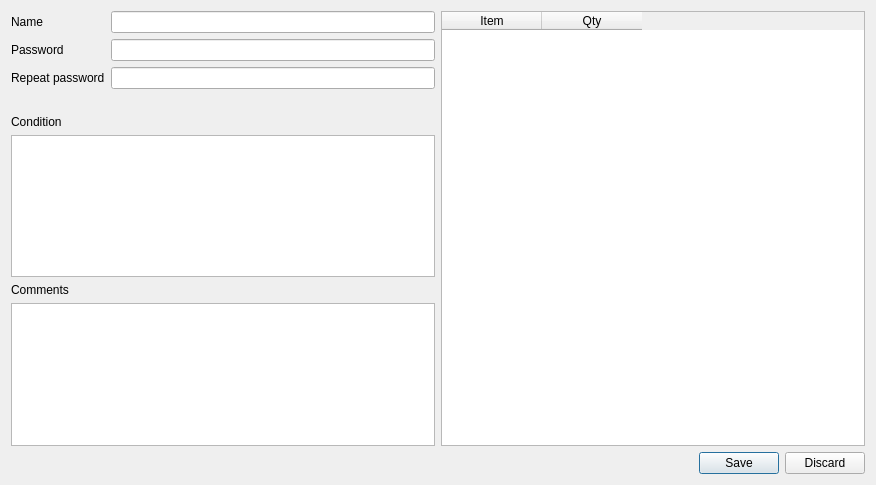
<?xml version="1.0" encoding="UTF-8"?>
<ui version="4.0">
 <class>Dialog</class>
 <widget class="QDialog" name="Dialog">
  <property name="enabled">
   <bool>true</bool>
  </property>
  <property name="geometry">
   <rect>
    <x>0</x>
    <y>0</y>
    <width>876</width>
    <height>485</height>
   </rect>
  </property>
  <property name="windowTitle">
   <string>Dialog</string>
  </property>
  <layout class="QVBoxLayout" name="verticalLayout">
   <item>
    <layout class="QHBoxLayout" name="horizontalLayout">
     <item>
      <layout class="QHBoxLayout" name="horizontalLayout_2">
       <item>
        <layout class="QVBoxLayout" name="verticalLayout_2">
         <item>
          <layout class="QFormLayout" name="formLayout">
           <item row="0" column="0">
            <widget class="QLabel" name="label_name">
             <property name="text">
              <string>Name</string>
             </property>
            </widget>
           </item>
           <item row="1" column="0">
            <widget class="QLabel" name="label_pass">
             <property name="text">
              <string>Password</string>
             </property>
            </widget>
           </item>
           <item row="2" column="0">
            <widget class="QLabel" name="label_repeat">
             <property name="text">
              <string>Repeat password</string>
             </property>
            </widget>
           </item>
           <item row="0" column="1">
            <widget class="QLineEdit" name="lineEdit_name">
             <property name="maxLength">
              <number>255</number>
             </property>
             <property name="dragEnabled">
              <bool>true</bool>
             </property>
            </widget>
           </item>
           <item row="3" column="1">
            <widget class="QLabel" name="pwdout">
             <property name="enabled">
              <bool>true</bool>
             </property>
             <property name="text">
              <string/>
             </property>
             <property name="wordWrap">
              <bool>false</bool>
             </property>
             <property name="textInteractionFlags">
              <set>Qt::NoTextInteraction</set>
             </property>
            </widget>
           </item>
           <item row="2" column="1">
            <widget class="QLineEdit" name="lineEdit_repeat">
             <property name="maxLength">
              <number>255</number>
             </property>
             <property name="clearButtonEnabled">
              <bool>false</bool>
             </property>
            </widget>
           </item>
           <item row="1" column="1">
            <widget class="QLineEdit" name="lineEdit_pass">
             <property name="maxLength">
              <number>255</number>
             </property>
            </widget>
           </item>
          </layout>
         </item>
         <item>
          <widget class="QLabel" name="label_condition">
           <property name="text">
            <string>Condition</string>
           </property>
          </widget>
         </item>
         <item>
          <widget class="QPlainTextEdit" name="box_condition">
           <property name="placeholderText">
            <string/>
           </property>
          </widget>
         </item>
         <item>
          <widget class="QLabel" name="label_comments">
           <property name="text">
            <string>Comments</string>
           </property>
          </widget>
         </item>
         <item>
          <widget class="QPlainTextEdit" name="box_comments"/>
         </item>
        </layout>
       </item>
       <item>
        <widget class="QTableWidget" name="itemtable">
         <attribute name="verticalHeaderVisible">
          <bool>false</bool>
         </attribute>
         <column>
          <property name="text">
           <string>Item</string>
          </property>
         </column>
         <column>
          <property name="text">
           <string>Qty</string>
          </property>
         </column>
        </widget>
       </item>
      </layout>
     </item>
    </layout>
   </item>
   <item>
    <widget class="QDialogButtonBox" name="dialogButtonBox">
     <property name="standardButtons">
      <set>QDialogButtonBox::Discard|QDialogButtonBox::Save</set>
     </property>
    </widget>
   </item>
  </layout>
 </widget>
 <resources/>
 <connections>
  <connection>
   <sender>dialogButtonBox</sender>
   <signal>rejected()</signal>
   <receiver>Dialog</receiver>
   <slot>close()</slot>
   <hints>
    <hint type="sourcelabel">
     <x>437</x>
     <y>462</y>
    </hint>
    <hint type="destinationlabel">
     <x>437</x>
     <y>242</y>
    </hint>
   </hints>
  </connection>
 </connections>
</ui>
